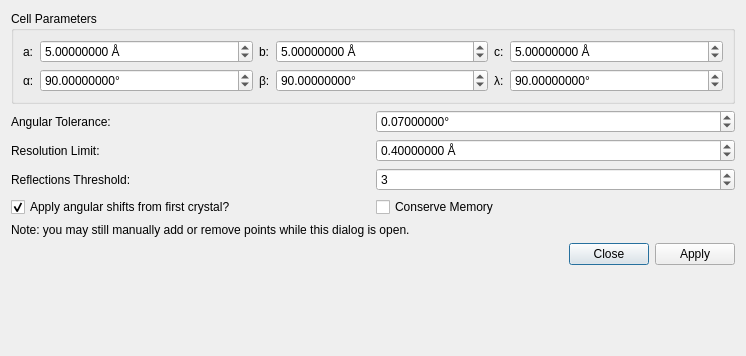
<?xml version="1.0" encoding="UTF-8"?>
<ui version="4.0">
 <class>find_dialog</class>
 <widget class="QDialog" name="find_dialog">
  <property name="geometry">
   <rect>
    <x>0</x>
    <y>0</y>
    <width>746</width>
    <height>356</height>
   </rect>
  </property>
  <property name="sizePolicy">
   <sizepolicy hsizetype="Minimum" vsizetype="Fixed">
    <horstretch>0</horstretch>
    <verstretch>0</verstretch>
   </sizepolicy>
  </property>
  <property name="windowTitle">
   <string>Find Orientation</string>
  </property>
  <layout class="QGridLayout" name="gridLayout">
   <item row="1" column="1">
    <widget class="ScientificDoubleSpinBox" name="angular_tolerance">
     <property name="toolTip">
      <string>&lt;html&gt;&lt;head/&gt;&lt;body&gt;&lt;p&gt;Default: 0.07°&lt;/p&gt;&lt;/body&gt;&lt;/html&gt;</string>
     </property>
     <property name="suffix">
      <string>°</string>
     </property>
     <property name="decimals">
      <number>8</number>
     </property>
     <property name="maximum">
      <double>100000.000000000000000</double>
     </property>
     <property name="value">
      <double>0.070000000000000</double>
     </property>
    </widget>
   </item>
   <item row="4" column="1">
    <widget class="QCheckBox" name="conserve_memory">
     <property name="toolTip">
      <string>&lt;html&gt;&lt;head/&gt;&lt;body&gt;&lt;p&gt;If checked, a different version of the internal function will be utilized that uses less RAM, but also runs a little slower.&lt;/p&gt;&lt;/body&gt;&lt;/html&gt;</string>
     </property>
     <property name="text">
      <string>Conserve Memory</string>
     </property>
    </widget>
   </item>
   <item row="2" column="0">
    <widget class="QLabel" name="resolution_limit_label">
     <property name="toolTip">
      <string>&lt;html&gt;&lt;head/&gt;&lt;body&gt;&lt;p&gt;Default: 0.4 Å&lt;/p&gt;&lt;/body&gt;&lt;/html&gt;</string>
     </property>
     <property name="text">
      <string>Resolution Limit:</string>
     </property>
    </widget>
   </item>
   <item row="2" column="1">
    <widget class="ScientificDoubleSpinBox" name="resolution_limit">
     <property name="toolTip">
      <string>&lt;html&gt;&lt;head/&gt;&lt;body&gt;&lt;p&gt;Default: 0.4 Å&lt;/p&gt;&lt;/body&gt;&lt;/html&gt;</string>
     </property>
     <property name="suffix">
      <string> Å</string>
     </property>
     <property name="decimals">
      <number>8</number>
     </property>
     <property name="maximum">
      <double>1000000.000000000000000</double>
     </property>
     <property name="value">
      <double>0.400000000000000</double>
     </property>
    </widget>
   </item>
   <item row="1" column="0">
    <widget class="QLabel" name="angular_tolerance_label">
     <property name="toolTip">
      <string>&lt;html&gt;&lt;head/&gt;&lt;body&gt;&lt;p&gt;Default: 0.07°&lt;/p&gt;&lt;/body&gt;&lt;/html&gt;</string>
     </property>
     <property name="text">
      <string>Angular Tolerance:</string>
     </property>
    </widget>
   </item>
   <item row="6" column="0" colspan="2">
    <widget class="QDialogButtonBox" name="button_box">
     <property name="standardButtons">
      <set>QDialogButtonBox::Apply|QDialogButtonBox::Close</set>
     </property>
    </widget>
   </item>
   <item row="5" column="0" colspan="2">
    <widget class="QLabel" name="note_label">
     <property name="text">
      <string>Note: you may still manually add or remove points while this dialog is open.</string>
     </property>
    </widget>
   </item>
   <item row="3" column="0">
    <widget class="QLabel" name="reflections_threshold_label">
     <property name="toolTip">
      <string>&lt;html&gt;&lt;head/&gt;&lt;body&gt;&lt;p&gt;The minimum number of indexed reflections to assume the indexing routine was successful.&lt;br/&gt;&lt;/p&gt;&lt;p&gt;Default: 3&lt;/p&gt;&lt;/body&gt;&lt;/html&gt;</string>
     </property>
     <property name="text">
      <string>Reflections Threshold:</string>
     </property>
    </widget>
   </item>
   <item row="0" column="0" colspan="2">
    <widget class="QGroupBox" name="cell_parameters_group">
     <property name="title">
      <string>Cell Parameters</string>
     </property>
     <layout class="QGridLayout" name="gridLayout_2">
      <item row="0" column="0">
       <widget class="QLabel" name="a_label">
        <property name="sizePolicy">
         <sizepolicy hsizetype="Fixed" vsizetype="Preferred">
          <horstretch>0</horstretch>
          <verstretch>0</verstretch>
         </sizepolicy>
        </property>
        <property name="text">
         <string>a:</string>
        </property>
       </widget>
      </item>
      <item row="0" column="1">
       <widget class="ScientificDoubleSpinBox" name="a">
        <property name="suffix">
         <string> Å</string>
        </property>
        <property name="decimals">
         <number>8</number>
        </property>
        <property name="maximum">
         <double>1000000.000000000000000</double>
        </property>
        <property name="value">
         <double>5.000000000000000</double>
        </property>
       </widget>
      </item>
      <item row="0" column="2">
       <widget class="QLabel" name="b_label">
        <property name="sizePolicy">
         <sizepolicy hsizetype="Fixed" vsizetype="Preferred">
          <horstretch>0</horstretch>
          <verstretch>0</verstretch>
         </sizepolicy>
        </property>
        <property name="text">
         <string>b:</string>
        </property>
       </widget>
      </item>
      <item row="0" column="3">
       <widget class="ScientificDoubleSpinBox" name="b">
        <property name="suffix">
         <string> Å</string>
        </property>
        <property name="decimals">
         <number>8</number>
        </property>
        <property name="maximum">
         <double>1000000.000000000000000</double>
        </property>
        <property name="value">
         <double>5.000000000000000</double>
        </property>
       </widget>
      </item>
      <item row="0" column="4">
       <widget class="QLabel" name="c_label">
        <property name="sizePolicy">
         <sizepolicy hsizetype="Fixed" vsizetype="Preferred">
          <horstretch>0</horstretch>
          <verstretch>0</verstretch>
         </sizepolicy>
        </property>
        <property name="text">
         <string>c:</string>
        </property>
       </widget>
      </item>
      <item row="0" column="5">
       <widget class="ScientificDoubleSpinBox" name="c">
        <property name="suffix">
         <string> Å</string>
        </property>
        <property name="decimals">
         <number>8</number>
        </property>
        <property name="maximum">
         <double>1000000.000000000000000</double>
        </property>
        <property name="value">
         <double>5.000000000000000</double>
        </property>
       </widget>
      </item>
      <item row="1" column="0">
       <widget class="QLabel" name="alpha_label">
        <property name="text">
         <string>α:</string>
        </property>
       </widget>
      </item>
      <item row="1" column="1">
       <widget class="ScientificDoubleSpinBox" name="alpha">
        <property name="suffix">
         <string>°</string>
        </property>
        <property name="decimals">
         <number>8</number>
        </property>
        <property name="maximum">
         <double>1000000.000000000000000</double>
        </property>
        <property name="value">
         <double>90.000000000000000</double>
        </property>
       </widget>
      </item>
      <item row="1" column="2">
       <widget class="QLabel" name="beta_label">
        <property name="text">
         <string>β:</string>
        </property>
       </widget>
      </item>
      <item row="1" column="3">
       <widget class="ScientificDoubleSpinBox" name="beta">
        <property name="suffix">
         <string>°</string>
        </property>
        <property name="decimals">
         <number>8</number>
        </property>
        <property name="maximum">
         <double>1000000.000000000000000</double>
        </property>
        <property name="value">
         <double>90.000000000000000</double>
        </property>
       </widget>
      </item>
      <item row="1" column="4">
       <widget class="QLabel" name="gamma_label">
        <property name="text">
         <string>λ:</string>
        </property>
       </widget>
      </item>
      <item row="1" column="5">
       <widget class="ScientificDoubleSpinBox" name="gamma">
        <property name="suffix">
         <string>°</string>
        </property>
        <property name="decimals">
         <number>8</number>
        </property>
        <property name="maximum">
         <double>1000000.000000000000000</double>
        </property>
        <property name="value">
         <double>90.000000000000000</double>
        </property>
       </widget>
      </item>
     </layout>
    </widget>
   </item>
   <item row="3" column="1">
    <widget class="QSpinBox" name="reflections_threshold">
     <property name="toolTip">
      <string>&lt;html&gt;&lt;head/&gt;&lt;body&gt;&lt;p&gt;The minimum number of indexed reflections to assume the indexing routine was successful.&lt;br/&gt;&lt;/p&gt;&lt;p&gt;Default: 3&lt;/p&gt;&lt;/body&gt;&lt;/html&gt;</string>
     </property>
     <property name="maximum">
      <number>100000</number>
     </property>
     <property name="value">
      <number>3</number>
     </property>
    </widget>
   </item>
   <item row="7" column="0" colspan="2">
    <spacer name="verticalSpacer">
     <property name="orientation">
      <enum>Qt::Vertical</enum>
     </property>
     <property name="sizeHint" stdset="0">
      <size>
       <width>20</width>
       <height>0</height>
      </size>
     </property>
    </spacer>
   </item>
   <item row="4" column="0">
    <widget class="QCheckBox" name="apply_angular_shifts_from_first">
     <property name="toolTip">
      <string>&lt;html&gt;&lt;head/&gt;&lt;body&gt;&lt;p&gt;Set the angular shifts of the new crystal to match those from the first crystal.&lt;/p&gt;&lt;p&gt;You wouldn't enable this if you expect your crystals to have different angular shifts (for example, the sample bends such that one crystal has a different angular shift than another crystal).&lt;/p&gt;&lt;/body&gt;&lt;/html&gt;</string>
     </property>
     <property name="text">
      <string>Apply angular shifts from first crystal?</string>
     </property>
     <property name="checked">
      <bool>true</bool>
     </property>
    </widget>
   </item>
  </layout>
 </widget>
 <customwidgets>
  <customwidget>
   <class>ScientificDoubleSpinBox</class>
   <extends>QDoubleSpinBox</extends>
   <header>scientificspinbox.py</header>
  </customwidget>
 </customwidgets>
 <tabstops>
  <tabstop>a</tabstop>
  <tabstop>b</tabstop>
  <tabstop>c</tabstop>
  <tabstop>alpha</tabstop>
  <tabstop>beta</tabstop>
  <tabstop>gamma</tabstop>
  <tabstop>angular_tolerance</tabstop>
  <tabstop>resolution_limit</tabstop>
  <tabstop>reflections_threshold</tabstop>
  <tabstop>apply_angular_shifts_from_first</tabstop>
  <tabstop>conserve_memory</tabstop>
 </tabstops>
 <resources/>
 <connections>
  <connection>
   <sender>button_box</sender>
   <signal>rejected()</signal>
   <receiver>find_dialog</receiver>
   <slot>reject()</slot>
   <hints>
    <hint type="sourcelabel">
     <x>372</x>
     <y>295</y>
    </hint>
    <hint type="destinationlabel">
     <x>372</x>
     <y>160</y>
    </hint>
   </hints>
  </connection>
 </connections>
</ui>
